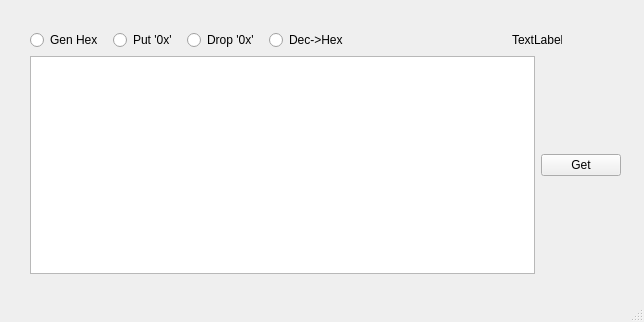
<?xml version="1.0" encoding="UTF-8"?>
<ui version="4.0">
 <class>MainWindow</class>
 <widget class="QMainWindow" name="MainWindow">
  <property name="geometry">
   <rect>
    <x>0</x>
    <y>0</y>
    <width>644</width>
    <height>322</height>
   </rect>
  </property>
  <property name="windowTitle">
   <string>HexGenerator</string>
  </property>
  <widget class="QWidget" name="centralwidget">
   <widget class="QWidget" name="verticalLayoutWidget">
    <property name="geometry">
     <rect>
      <x>30</x>
      <y>30</y>
      <width>591</width>
      <height>244</height>
     </rect>
    </property>
    <layout class="QVBoxLayout" name="verticalLayout">
     <item>
      <layout class="QHBoxLayout" name="horizontalLayout">
       <property name="spacing">
        <number>20</number>
       </property>
       <item>
        <layout class="QHBoxLayout" name="horizontalLayout_2">
         <property name="spacing">
          <number>10</number>
         </property>
         <property name="sizeConstraint">
          <enum>QLayout::SetDefaultConstraint</enum>
         </property>
         <item>
          <widget class="QRadioButton" name="rbtn_GenHex">
           <property name="text">
            <string>Gen Hex</string>
           </property>
          </widget>
         </item>
         <item>
          <widget class="QRadioButton" name="rbtn_Put0x">
           <property name="text">
            <string>Put '0x'</string>
           </property>
          </widget>
         </item>
         <item alignment="Qt::AlignLeft">
          <widget class="QRadioButton" name="rbtn_Drop0x">
           <property name="text">
            <string>Drop '0x'</string>
           </property>
          </widget>
         </item>
         <item>
          <widget class="QRadioButton" name="rbtn_DecTohex">
           <property name="text">
            <string>Dec-&gt;Hex</string>
           </property>
          </widget>
         </item>
         <item>
          <spacer name="horizontalSpacer_2">
           <property name="orientation">
            <enum>Qt::Horizontal</enum>
           </property>
           <property name="sizeType">
            <enum>QSizePolicy::Maximum</enum>
           </property>
           <property name="sizeHint" stdset="0">
            <size>
             <width>150</width>
             <height>20</height>
            </size>
           </property>
          </spacer>
         </item>
        </layout>
       </item>
       <item>
        <widget class="QLabel" name="label_InputLen">
         <property name="maximumSize">
          <size>
           <width>50</width>
           <height>16777215</height>
          </size>
         </property>
         <property name="text">
          <string>TextLabel</string>
         </property>
        </widget>
       </item>
       <item>
        <spacer name="horizontalSpacer">
         <property name="orientation">
          <enum>Qt::Horizontal</enum>
         </property>
         <property name="sizeType">
          <enum>QSizePolicy::Maximum</enum>
         </property>
         <property name="sizeHint" stdset="0">
          <size>
           <width>65</width>
           <height>20</height>
          </size>
         </property>
        </spacer>
       </item>
      </layout>
     </item>
     <item>
      <layout class="QHBoxLayout" name="horizontalLayout_3">
       <item>
        <widget class="QTextEdit" name="te_HexValue"/>
       </item>
       <item>
        <widget class="QPushButton" name="btn_Get">
         <property name="text">
          <string>Get</string>
         </property>
        </widget>
       </item>
      </layout>
     </item>
    </layout>
   </widget>
  </widget>
  <widget class="QStatusBar" name="statusbar"/>
 </widget>
 <resources/>
 <connections/>
</ui>
